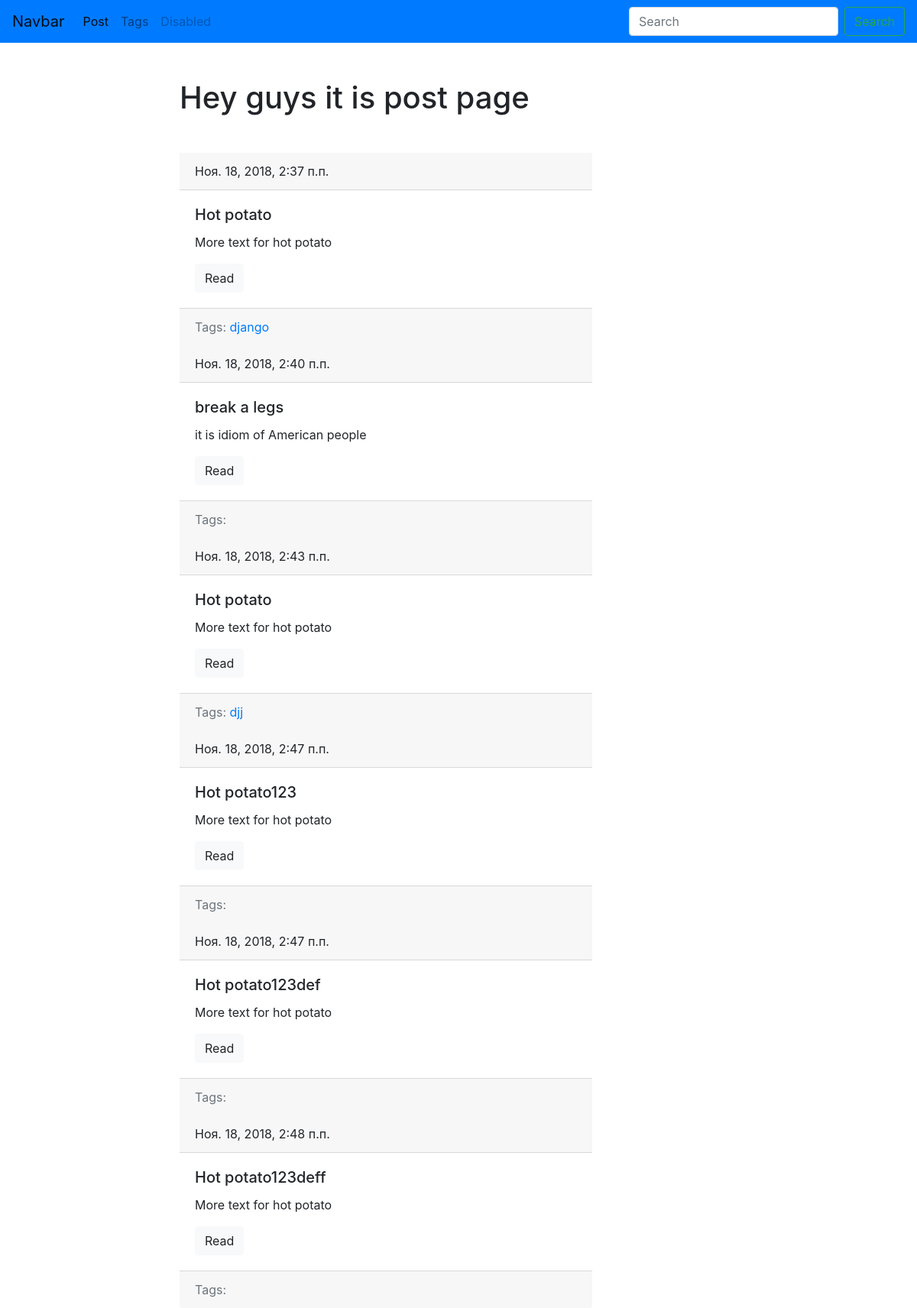
The app's page /blog/posts with its own data.
### blog/models.py (models this page shows, shortened)
class Post(models.Model):
    title = models.CharField(max_length=150,db_index=True)
    slug = models.SlugField(max_length=150,unique=True)
    body = models.TextField(blank=True,db_index=True)
    tags = models.ManyToManyField('Tag',blank=True,related_name='posts')
    date_pub = models.DateTimeField(auto_now_add=True)
    def get_absolute_url(self):
        return reverse('post_detail_url',kwargs={'slug':self.slug})

class Tag(models.Model):
    title = models.CharField(max_length=50)
    slug = models.SlugField(max_length=50,unique=True)
    def get_absolute_url(self):
        return reverse('tag_detail_url',kwargs={'slug':self.slug})

### blog/views.py (the view)
# urls.py: path('posts',posts_list,name="posts_all"),
def posts_list(request):
    posts = Post.objects.all()
    return render(request,'post.html',context={'posts':posts})

### blog/templates/post.html (shortened to what this page needs)
{% extends 'bases/base.html' %}
{% load staticfiles %}
            {% block content %}
                <h1 class="mb-5">Hey guys it is post page</h1>
            {% for post in posts %}
                {% include 'includes/post_card.html' %}
            {% endfor %}
            {% endblock %}

### blog/templates/includes/post_card.html
<div class="card-header">
        {{post.date_pub}}
</div>
<div class="card-body">
    <h5 class="card-title">
        {{post.title}}</h5>
    <p class="card-text">{{ post.body|truncatewords:15 }}</p>
    <a href="{{post.get_absolute_url}}" class=" btn btn-light">Read</a>
    </div>
    <div class="card-footer text-muted">
        Tags:
        {% for tag in post.tags.all %}
        <a href="{{tag.get_absolute_url}}">
            {{ tag.title }}
        </a>
        {% endfor %}
    </div>

### records on screen
Post: date_pub "Ноя. 18, 2018, 2:37 п.п.", title "Hot potato", body "More text for hot potato"
Tag: title "django"
Post: date_pub "Ноя. 18, 2018, 2:40 п.п.", title "break a legs", body "it is idiom of American people"
Post: date_pub "Ноя. 18, 2018, 2:43 п.п.", title "Hot potato", body "More text for hot potato"
Tag: title "djj"
Post: date_pub "Ноя. 18, 2018, 2:47 п.п.", title "Hot potato123", body "More text for hot potato"
Post: date_pub "Ноя. 18, 2018, 2:47 п.п.", title "Hot potato123def", body "More text for hot potato"
Post: date_pub "Ноя. 18, 2018, 2:48 п.п.", title "Hot potato123deff", body "More text for hot potato"
